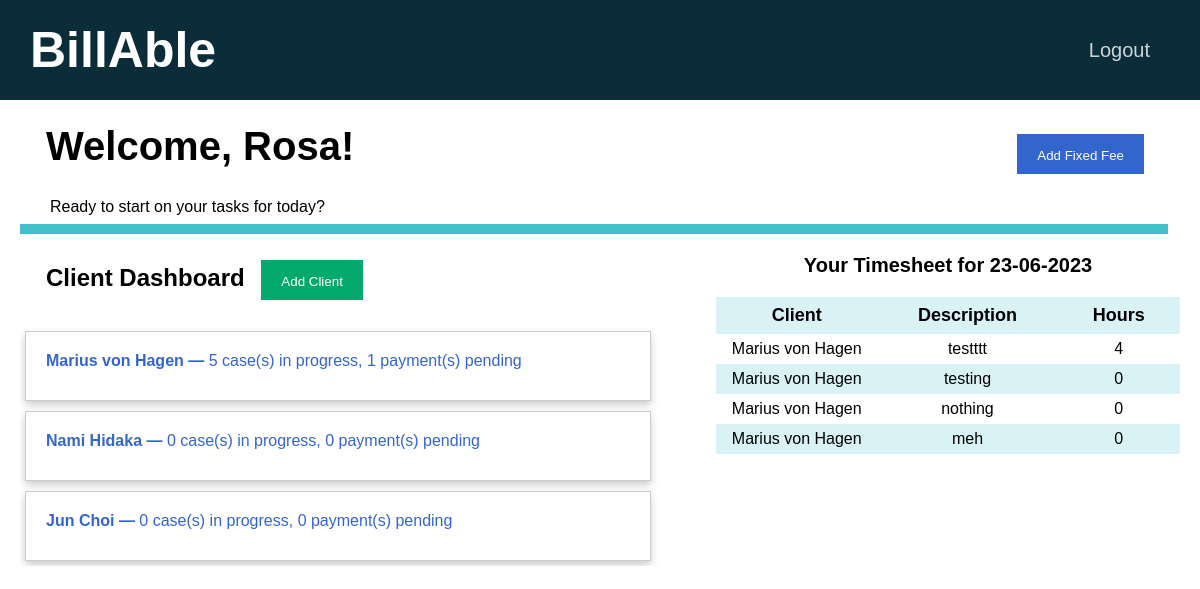
The app's page /home (signed in), older data.
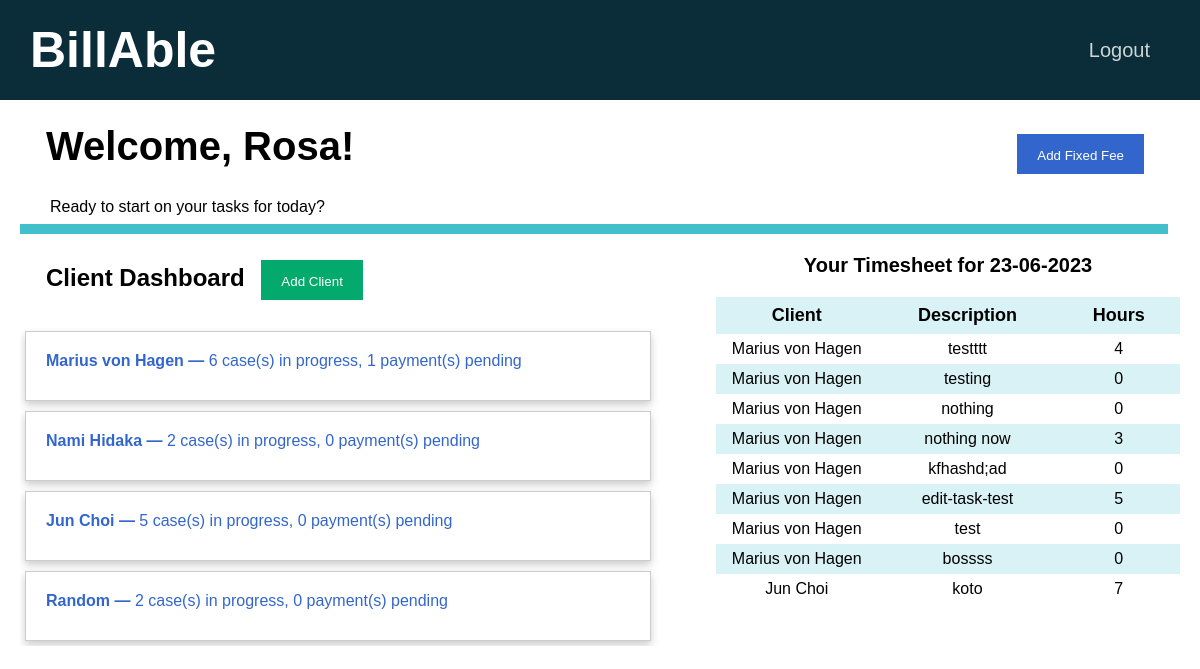
The same page, newer data.
### tables this page shows
CREATE TABLE users (id INTEGER PRIMARY KEY AUTOINCREMENT NOT NULL, name TEXT NOT NULL, email TEXT NOT NULL, hash BLOB NOT NULL, firm INTEGER NOT NULL DEFAULT 1);

CREATE TABLE clients(id INTEGER PRIMARY KEY AUTOINCREMENT NOT NULL, name TEXT NOT NULL, email TEXT NOT NULL, in_progress INTEGER NOT NULL DEFAULT 0, payment_pending INTEGER NOT NULL DEFAULT 0, payment_received INTEGER NOT NULL DEFAULT 0, firm INTEGER NOT NULL DEFAULT 1);

CREATE TABLE tasks(id INTEGER PRIMARY KEY AUTOINCREMENT NOT NULL, user_id INTEGER NOT NULL, client_id INTEGER NOT NULL, timesheet_id INTEGER NOT NULL, datetime DATETIME NOT NULL, duration NUMERIC NOT NULL, description TEXT NOT NULL, amount NUMERIC NOT NULL, FOREIGN KEY (user_id) REFERENCES users(id), FOREIGN KEY (client_id) REFERENCES clients(id), FOREIGN KEY (timesheet_id) REFERENCES timesheets(id));

### app.py (the view)
@app.route("/home", methods=["GET", "POST"])
@login_required
def home():
    id = session["user_id"]
    connection = sqlite3.connect("database.db")
    connection.row_factory = sqlite3.Row
    cursor = connection.cursor()
    user = cursor.execute("SELECT name FROM users WHERE id = ?", [id]).fetchone()
    name = user["name"]
    clients = []
    rows = cursor.execute("SELECT * FROM users_clients WHERE user_id = ?", [id]).fetchall()
    tasks = cursor.execute("SELECT * FROM users_clients WHERE user_id = ?", [id]).fetchall()
    for row in rows:
        client_id = row["client_id"]
        client_info = cursor.execute("SELECT * FROM clients WHERE id = ?", [client_id]).fetchone()
        client = {}
        client["name"] = client_info["name"]
        client["id"] = client_info["id"]
        client["in_progress"] = client_info["in_progress"]
        client["payment_pending"] = client_info["payment_pending"]
        client["payment_received"] = client_info["payment_received"]
        clients.append(client)
    today = datetime.datetime.now().strftime("%d-%m-%Y")
    tasks = []
    t_rows = cursor.execute("SELECT * FROM tasks WHERE user_id = ? AND datetime = ?", [id, today]).fetchall()
    for row in t_rows:
        task = {}
        task["description"] = row["description"]
        task["duration"] = row["duration"]
        client_id = row["client_id"]
        task["client"] = cursor.execute("SELECT name FROM clients WHERE id = ?", [client_id]).fetchone()["name"]
        tasks.append(task)
    connection.close()
    return render_template("home.html", name=name, clients=clients, tasks=tasks, date=today)

### helpers.py (called while the page is built)
def login_required(f):
    @wraps(f)
    def decorated_function(*args, **kwargs):
        if session.get("user_id") is None:
            return redirect("/login")
        return f(*args, **kwargs)
    return decorated_function

### templates/home.html (shortened to what this page needs)
{% extends "layout.html" %}
{% block main %}
    <div class="container page-header">
        <b> Welcome, {{ name }}! </b>
        <span style="float: right;">
            <button type="button" class="option-button primarybtn" id="newFixedFeeModalOpen">
                Add Fixed Fee
            </button>
        </span>
    </div>
    <p class="tagline">Ready to start on your tasks for today?</p>
    <hr class="tab-bar">
    <div>
        <div class="dashboard">
            <h2 class="container">
                Client Dashboard
                <span>
                    <button type="button" class="option-button successbtn" id="addClientModalOpen">
                        Add Client
                    </button>
                </span>
            </h2>
            {% if clients %}
                {% for client in clients %}
                <a href="{{ url_for('client', id=client['id']) }}" class="stretched-link">
                    <div class="card">
                        <b>{{ client["name"] }} &mdash;</b>
                        {{ client["in_progress"] }} case(s) in progress,
                        {{ client["payment_pending"] }} payment(s) pending
                    </div>
                </a>
                {% endfor %}
            {% else %}
                You have not been assigned to any clients yet!
            {% endif %}
        </div>
        <div class="personal-timesheet">
            <p class="table-title">
                <b>Your Timesheet for {{ date }}</b>
            </p>
            {% if tasks %}
                <table class="table timesheet-table">
                    <thead>
                        <tr>
                            <th scope="col">Client</th>
                            <th scope="col">Description</th>
                            <th scope="col">Hours</th>
                        </tr>
                    </thead>
                    <tbody>
                        {% for task in tasks %}
                            <tr>
                                <td>{{ task["client"] }}</td>
                                <td>{{ task["description"] }}</td>
                                <td>{{ task["duration"] }}</td>
                            </tr>
                        {% endfor %}
                    </tbody>
                </table>
            {% else %}
                No tasks yet!
            {% endif %}
        </div>
    </div>
{% endblock %}

### templates/layout.html (shortened to what this page needs)
<!DOCTYPE html>
<html lang="en">
    <head>
        <link rel="stylesheet" href="{{ url_for('static', filename='styles.css') }}">
    </head>
    <body>
        <nav>
            <div>
                <a href="{{ url_for('home') }}" class="nav-logo nav-item">BillAble</a>
                {% if session["user_id"] %}
                    <a href="/logout" class="nav-item nav-link">Logout</a>
                {% endif %}
            </div>
        </nav>
        <main>
            {% block main %}
            {% endblock %}
        </main>
    </body>
</html>

### static/styles.css (style rules this page uses)
body { font-family: Arial, Helvetica, sans-serif; margin: 0; overflow-x: hidden; }
main { margin-left: 20px; margin-right: 20px; }
table { margin-left: auto; margin-right: auto; border-collapse: collapse; }
th { font-size: 18px; padding-left: 24px; padding-right: 24px; padding-top: 8px; padding-bottom: 8px; border: none; }
thead th { background-color: #d9f2f5; }
tr { border: none; }
tr:nth-child(even) { background-color: #d9f2f5; }
td { border: none; padding-top: 6px; padding-bottom: 6px; }
button { border: none; }
nav { background-color: #0b2d39; color: #fff; width: 100%; height: 100px; }
a { color: #3366cc; text-decoration: none }
.nav-logo { font-size: 50px; font-weight: bold; padding-left: 30px; line-height: 100px; }
.nav-item { color: #fff; list-style: none; }
.nav-link { font-size: 20px; line-height: 100px; float: right; margin-right: 50px; opacity: 0.8; }
.page-header { font-size: 40px; line-height: 40px; }
.tagline { margin-left: 30px; height: 10px; }
.table-title { font-size: 20px; text-align: center; }
.option-button { color: white; padding: 14px 20px; height: 40px; margin-left: 10px; margin-right: 10px; cursor: pointer; }
.tab-bar { background-color: #41c0cb; height: 10px; border: none; width: 99%; margin: 0; padding: 0; }
.dashboard { float: left; height: 60%; width: 60%; overflow-y: auto; }
.personal-timesheet { float: left; width: 40%; }
.timesheet-table { width: 100%; text-align: center; }
.card { width: 90%; height: 70px; padding: 20px; margin: 5px; display: inline-block; align-items: center; border: 1px solid #ccc; box-sizing: border-box; box-shadow: 0 4px 8px 0 rgba(0,0,0,0.2); transition: 0.3s; }
.stretched-link { height: 100%; }
.successbtn { background-color: #04AA6D; }
.primarybtn { background-color: #3366cc; }
.container { margin: 10px; padding: 16px; align-items: center; }

Row changes from the older to the newer data that the page shows:
changed clients "Marius von Hagen": in_progress "5" → "6"
changed clients "Nami Hidaka": in_progress "0" → "2"
changed clients "Jun Choi": in_progress "0" → "5"
added clients: name "Random", in_progress "2", payment_pending "0"
added tasks: description "kfhashd;ad"
added tasks: description "edit-task-test"
added tasks: description "test"
added tasks: description "bossss"
added tasks: description "koto"
Text that changed along with them:
new list line: "Marius von Hagen"
new list line: "nothing now"
new list line: "3"
new list line: "0"
new list line: "5"
new list line: "Jun Choi"
new list line: "7"
list line gone: "Marius von Hagen"
list line gone: "meh"
list line gone: "0"
